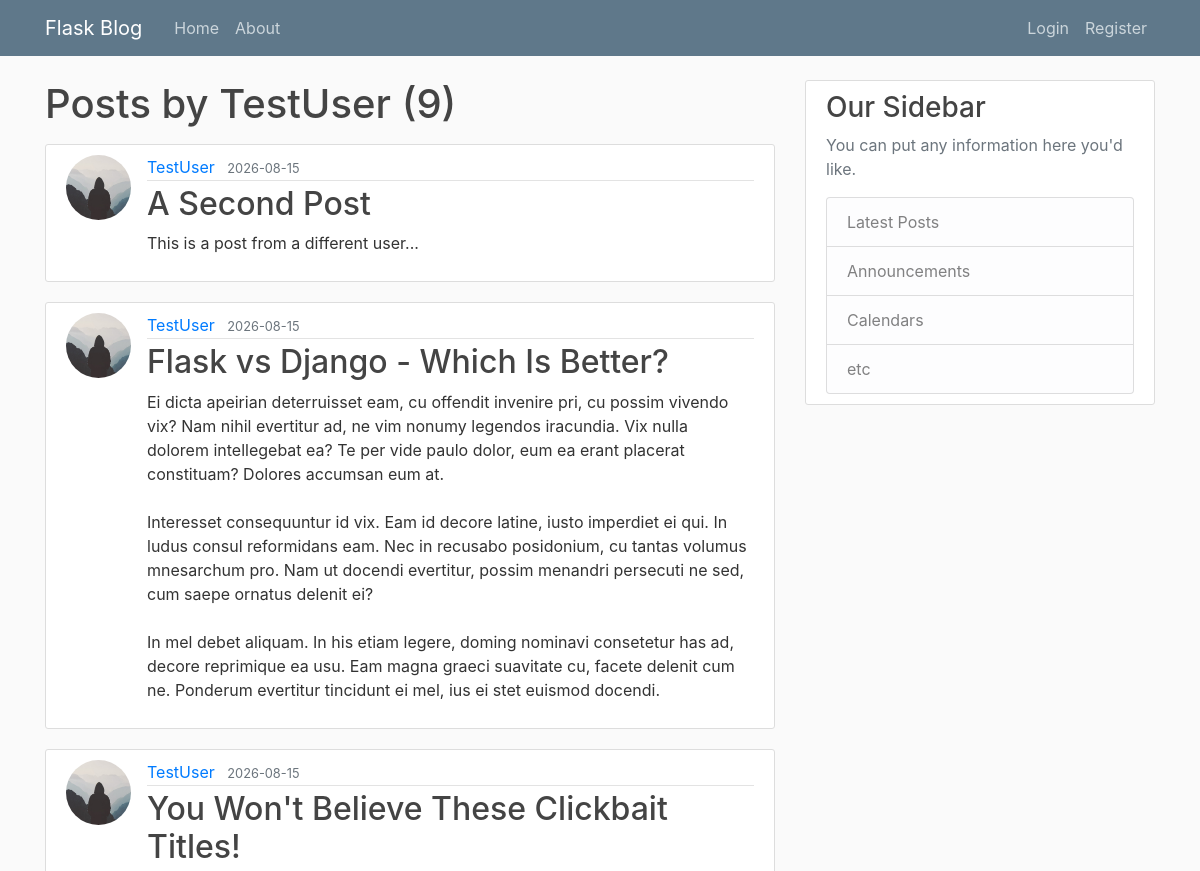
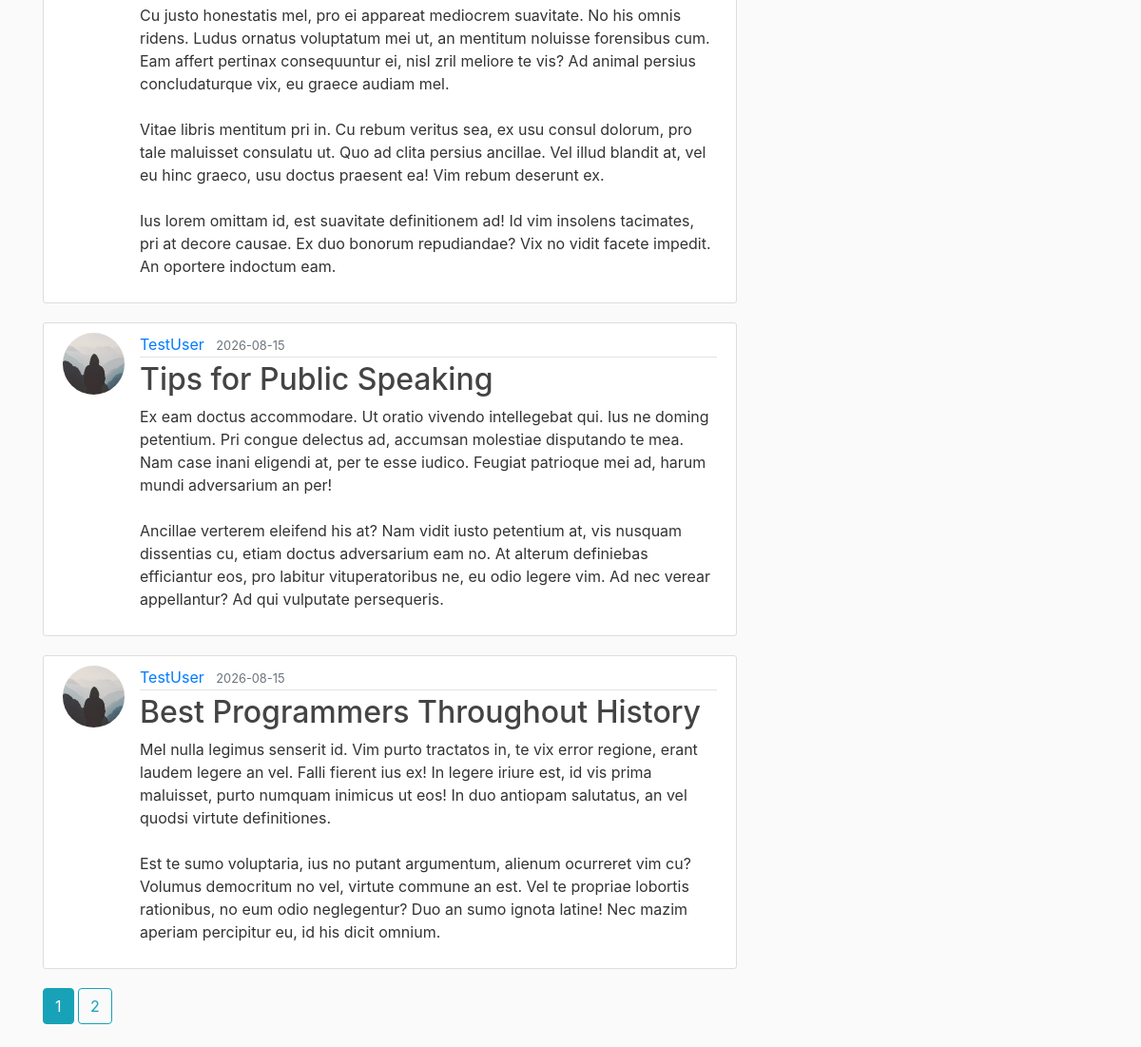
Page /user/TestUser on the committed database (2 pictures, top to bottom).
### flask_app/models.py (models this page shows, shortened)
class User(db.Model, UserMixin):
    id = db.Column(db.Integer, primary_key=True)
    username = db.Column(db.String(20), unique=True, nullable=False)
    email = db.Column(db.String(120), unique=True, nullable=False)
    image_file = db.Column(db.String(20), nullable=False, default='default.jpg')
    password = db.Column(db.String(60), nullable=False)
    posts = db.relationship('Post', backref='author', lazy=True)

class Post(db.Model):
    id = db.Column(db.Integer, primary_key=True)
    title = db.Column(db.String(100), nullable=False)
    date_posted = db.Column(db.DateTime, nullable=False, default=datetime.now(timezone.utc))
    content = db.Column(db.Text, nullable=False)
    user_id = db.Column(db.Integer, db.ForeignKey('user.id'), nullable=False)

### flask_app/routes.py (the view)
@app.route("/user/<string:username>")
def user_posts(username):
    page = request.args.get('page', 1, type=int)
    user = User.query.filter_by(username=username).first_or_404()
    posts = Post.query.filter_by(author=user)\
        .order_by(Post.date_posted.desc())\
        .paginate(per_page=5, page=page)
    return render_template("user_posts.html", posts=posts, user=user)

### flask_app/templates/user_posts.html
{% extends "layout.html" %} {% block content %}
<h1 class="mb-3">Posts by {{ user.username }} ({{ posts.total }})</h1>
{% for post in posts.items %}
<article class="media content-section">
  <img
    class="rounded-circle article-img"
    src="{{ url_for('static', filename='profile_pics/' + post.author.image_file) }}"
  />
  <div class="media-body">
    <div class="article-metadata">
      <a
        class="mr-2"
        href="{{ url_for('user_posts', username=post.author.username) }}"
        >{{ post.author.username }}</a
      >
      <small class="text-muted"
        >{{ post.date_posted.strftime('%Y-%m-%d') }}</small
      >
    </div>
    <h2>
      <a class="article-title" href="{{ url_for('post', post_id=post.id) }}"
        >{{ post.title }}</a
      >
    </h2>
    <p class="article-content">{{ post.content }}</p>
  </div>
</article>
{% endfor %} {% for page_num in posts.iter_pages(left_edge=1, right_edge=1,
left_current=1, right_current=1) %} {% if page_num %} {% if page_num ==
posts.page %}
<a
  class="btn btn-info mb-4"
  href="{{ url_for('user_posts', username=user.username, page=page_num) }}"
  >{{ page_num }}</a
>
{% else %}
<a
  class="btn btn-outline-info mb-4"
  href="{{ url_for('user_posts', username=user.username, page=page_num) }}"
  >{{ page_num }}</a
>
{% endif %} {% else %} ... {% endif %} {% endfor %} {% endblock content %}

### flask_app/static/main.css (style rules this page uses)
body { background: #fafafa; color: #333333; margin-top: 5rem; }
h1, h2, h3, h4, h5, h6 { color: #444444; }
.content-section { background: #ffffff; padding: 10px 20px; border: 1px solid #dddddd; border-radius: 3px; margin-bottom: 20px; }
.article-title { color: #444444; }
.article-content { white-space: pre-line; }
.article-img { height: 65px; width: 65px; margin-right: 16px; }
.article-metadata { padding-bottom: 1px; margin-bottom: 4px; border-bottom: 1px solid #e3e3e3 }

### rows in the picture
User: username "TestUser"
Post: image_file (placeholder picture), author.username "TestUser", date_posted "2026-08-15", title "A Second Post", content "This is a post from a different user..."
Post: image_file (placeholder picture), author.username "TestUser", date_posted "2026-08-15", title "Flask vs Django - Which Is Better?", content "Ei dicta apeirian deterruisset eam, cu offendit invenire pri, cu possim vivendo vix? Nam nihil evertitur ad, ne vim nonumy legendos iracundia. Vix nulla dolorem intellegebat ea? Te per vide paulo dolor, eum ea erant placerat constituam? Dolores accumsan eum at. Interesset consequuntur id vix. Eam id decore latine, iusto imperdiet ei qui. In ludus consul reformidans eam. Nec in recusabo posidonium, cu tantas volumus mnesarchum pro. Nam ut docendi evertitur, possim menandri persecuti ne sed, cum saepe ornatus delenit ei? In mel debet aliquam. In his etiam legere, doming nominavi consetetur has ad, decore reprimique ea usu. Eam magna graeci suavitate cu, facete delenit cum ne. Ponderum…"
Post: image_file (placeholder picture), author.username "TestUser", date_posted "2026-08-15", title "You Won't Believe These Clickbait Titles!", content "Cu justo honestatis mel, pro ei appareat mediocrem suavitate. No his omnis ridens. Ludus ornatus voluptatum mei ut, an mentitum noluisse forensibus cum. Eam affert pertinax consequuntur ei, nisl zril meliore te vis? Ad animal persius concludaturque vix, eu graece audiam mel. Vitae libris mentitum pri in. Cu rebum veritus sea, ex usu consul dolorum, pro tale maluisset consulatu ut. Quo ad clita persius ancillae. Vel illud blandit at, vel eu hinc graeco, usu doctus praesent ea! Vim rebum deserunt ex. Ius lorem omittam id, est suavitate definitionem ad! Id vim insolens tacimates, pri at decore causae. Ex duo bonorum repudiandae? Vix no vidit facete impedit. An oportere indoctum eam."
Post: image_file (placeholder picture), author.username "TestUser", date_posted "2026-08-15", title "Tips for Public Speaking", content "Ex eam doctus accommodare. Ut oratio vivendo intellegebat qui. Ius ne doming petentium. Pri congue delectus ad, accumsan molestiae disputando te mea. Nam case inani eligendi at, per te esse iudico. Feugiat patrioque mei ad, harum mundi adversarium an per! Ancillae verterem eleifend his at? Nam vidit iusto petentium at, vis nusquam dissentias cu, etiam doctus adversarium eam no. At alterum definiebas efficiantur eos, pro labitur vituperatoribus ne, eu odio legere vim. Ad nec verear appellantur? Ad qui vulputate persequeris."
Post: image_file (placeholder picture), author.username "TestUser", date_posted "2026-08-15", title "Best Programmers Throughout History", content "Mel nulla legimus senserit id. Vim purto tractatos in, te vix error regione, erant laudem legere an vel. Falli fierent ius ex! In legere iriure est, id vis prima maluisset, purto numquam inimicus ut eos! In duo antiopam salutatus, an vel quodsi virtute definitiones. Est te sumo voluptaria, ius no putant argumentum, alienum ocurreret vim cu? Volumus democritum no vel, virtute commune an est. Vel te propriae lobortis rationibus, no eum odio neglegentur? Duo an sumo ignota latine! Nec mazim aperiam percipitur eu, id his dicit omnium."

### other values in the picture
{{ posts.total }} "9"
{{ page_num }} "1"
{{ page_num }} "2"
